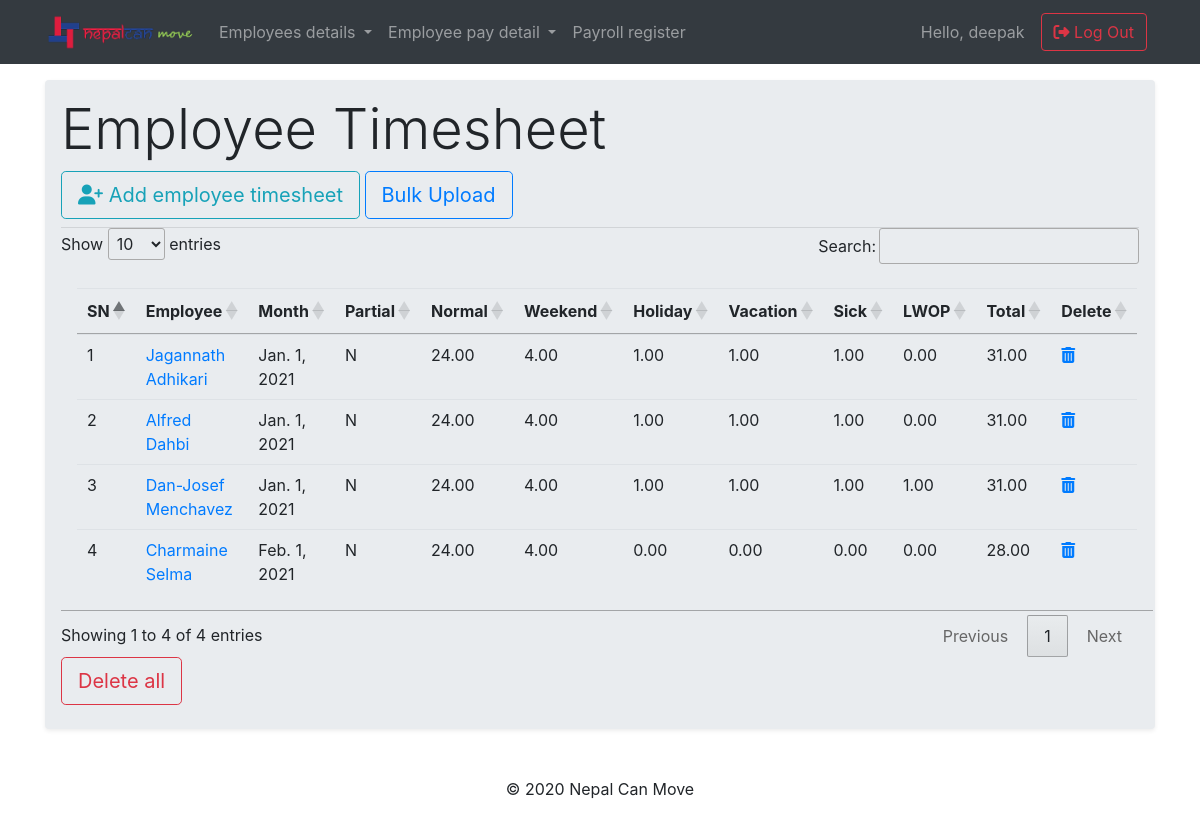
/payroll/timesheet_list/ (signed in), run on the app's committed database.
### payroll/models.py (models this page shows, shortened)
class Timesheet(models.Model):
    employee               =   models.ForeignKey(Employee, related_name='employee_timesheet', on_delete=models.CASCADE, blank=True,null=True)
    month                  =   models.DateField()
    partial_choice         =   (('N', 'N'),('Y', 'Y'))
    partial                =   models.CharField(max_length=60, default=partial_choice[0][0], choices=partial_choice,)
    normal                 =   models.DecimalField(max_digits=12, decimal_places=2,)
    weekend                =   models.DecimalField(max_digits=12, decimal_places=2,)
    holiday                =   models.DecimalField(max_digits=12, decimal_places=2,)
    vacation               =   models.DecimalField(max_digits=12, decimal_places=2,)
    sick                   =   models.DecimalField(max_digits=12, decimal_places=2,)
    lwop                   =   models.DecimalField(max_digits=12, decimal_places=2,)
    total                  =   models.DecimalField(max_digits=12, decimal_places=2,)

class Employee(models.Model):
    employee_id         = models.CharField(primary_key=True, max_length=60, unique=True)
    first_name          = models.CharField(max_length=60, blank=True,null=True)
    middle_name         = models.CharField(max_length=60, blank=True,null=True)
    last_name           = models.CharField(max_length=60, blank=True,null=True)
    GENDER_CHOICES      = (('Male', 'Male'),('Female', 'Female'),('Other', 'Other'),)
    gender              = models.CharField(max_length=10, choices=GENDER_CHOICES)
    DOB                 = models.DateField(null=True, blank=True)
    religion            = models.CharField(max_length=20, null=True, blank=True)
    citizenship         = models.CharField(max_length=20, null=True, blank=True)
    country_birth       = models.CharField(max_length=20, null=True, blank=True)
    email               = models.EmailField(max_length=70, blank=True,null=True)
    phone               = models.IntegerField(null=True, blank=True,default=0)
    uae_address         = models.CharField(max_length=90, null=True, blank=True)
    home_country_phone  = models.CharField(max_length=90, null=True, blank=True)
    home_country_address= models.CharField(max_length=90, null=True, blank=True)
    department          = models.ForeignKey(Department, related_name='dept_name', on_delete=models.CASCADE,null=True,blank=True)
    designation         = models.CharField(max_length=40, null=True, blank=True)
    department_head     = models.BooleanField(default=False)
    joining_date        = models.DateField(null=True, blank=True)
    img                 = models.ImageField(upload_to='pics',null=True,blank=True, default='/static/images/default-user.jpg')
    employee_status_choice     = (('Active', 'Active'),('Inactive', 'Inactive'))
    employee_status            = models.CharField(max_length=10, default=['Active'], choices=employee_status_choice)
    def __str__ (self):
        return str(self.first_name)+' '+ str(self.last_name)

### payroll/views.py (the view)
class EmployeeTimesheet(ListView):
    template_name = 'payroll/timesheet_list.html'
    context_object_name = 'timesheet_list'
    model = models.Timesheet
    def get_context_data(self, *args, **kwargs):
        context = super(EmployeeTimesheet,self).get_context_data(*args,**kwargs)
        return context

### payroll/templates/payroll/timesheet_list.html (shortened to what this page needs)
{% extends "base.html" %}
{% load static %}
{% block content %}
  <div class="jumbotron shadow-sm p-3 mb-5 rounded mt-3">
    <h2 class="display-4">Employee Timesheet</h2>
    <a class="btn btn-outline-info btn-lg mb-2" href="{% url 'payroll:timesheet_create' %}" ><i class="fas fa-user-plus"> </i> Add employee timesheet</a>
    <a class="btn btn-outline-primary btn-lg mb-2" href="{% url 'payroll:timesheet_upload' %}">Bulk Upload</a>
    <hr>
    <table class="table table-hover h-100 p-3" id="table_id" class="dispaly">
      <thead>
        <tr>
          <th scope="col">SN</th>
          <th>Employee</th>
          <th scope="col"> Month</th>
          <th scope="col">Partial</th>
          <th scope="col">Normal</th>
          <th scope="col"> Weekend</th>
          <th scope="col">Holiday</th>
          <th scope="col">Vacation</th>
          <th scope="col"> Sick</th>
          <th scope="col">LWOP</th>
          <th scope="col">Total</th>
          <th>Delete</th>
        </tr>
      </thead>
      <tbody>
        {% for timesheet in timesheet_list %}
        <tr>
          <td scope="row">{{ forloop.counter }}</td>
          <td> <a href="{% url 'payroll:timesheet_update' pk=timesheet.pk %}"> {{timesheet.employee}} </a> </td>
          <td> {{timesheet.month }} </td>
          <td> {{timesheet.partial }}</td>
          <td> {{timesheet.normal}}</td>
          <td> {{timesheet.weekend}}</td>
          <td> {{timesheet.holiday }} </td>
          <td> {{timesheet.vacation }}</td>
          <td> {{timesheet.sick}}</td>
          <td> {{timesheet.lwop }}</td>
          <td> {{timesheet.total}}</td>
          <td> <a href="{% url 'payroll:timesheet_delete' pk=timesheet.pk %}"> <i class="fas fa-trash-alt"></i> </a> </td>
        </tr>
        {% endfor %}
        </tbody>
      </table>
      <button type="button" class="btn btn-outline-danger btn-lg mb-2" data-toggle="modal" data-target="#myModal">
        Delete all
      </button>
  </div>
{% endblock %}

### templates/base.html (shortened to what this page needs)
<!doctype html>
{% load static %}
<html lang="en">
<head>
  <link rel="stylesheet" href="https://stackpath.bootstrapcdn.com/bootstrap/4.4.1/css/bootstrap.min.css">
  <link rel="stylesheet" type="text/css" href="https://cdn.datatables.net/1.10.20/css/jquery.dataTables.css">
  <link rel="stylesheet" href="{% static 'css/stylesheet.css'%}">
</head>
<body>
  {% if user.is_superuser %}
  <nav class="navbar navbar-expand-lg navbar-dark bg-dark static-top">
    <div class="container">
      <a class="navbar-brand" href="#">
        <img src="{% static 'images/NCMLogo.png' %}" alt="ncm-logo" width='150px'>
      </a>
      <div class="collapse navbar-collapse" id="navbarResponsive">
        <ul class="navbar-nav mr-auto">
          <li class="nav-item dropdown">
            <a class="nav-link dropdown-toggle" href="{% url 'payroll:employee_list' %}" id="navbarDropdown" role="button" data-toggle="dropdown" aria-haspopup="true" aria-expanded="false">
              Employees details
            </a>
          </li>
          <li class="nav-item dropdown">
            <a class="nav-link dropdown-toggle" href="#" id="navbarDropdown" role="button" data-toggle="dropdown" aria-haspopup="true" aria-expanded="false">
              Employee pay detail
            </a>
          </li>
          <li class="nav-item">
            <a class="nav-link" href="{% url 'payroll:payroll_register' %}">Payroll register</a>
          </li>
        </ul>
        <span class="navbar-text mr-3">
          Hello, {{user.username }}
        </span>
        <form class="form-inline my-2 my-lg-0">
          <a href="{% url 'accounts:logout' %}" class="btn btn-outline-danger mr-2 "><i class="fas fa-sign-out-alt"></i> Log Out</a>
        </form>
      </div>
    </div>
  </nav>
  {% endif %}
  <div class="container mycontent">
    {% block content %}
    {% endblock %}
  </div>
  <footer class="page-footer">
    <div class="container">
      <p class="text-center">© 2020 Nepal Can Move </p>
    </div>
  </footer>
</body>
</html>

### static/css/stylesheet.css (style rules this page uses)
hr { margin: 0px; }

### data on the page
Timesheet: employee "Jagannath Adhikari", month "Jan. 1, 2021", partial "N", normal "24.00", weekend "4.00", holiday "1.00", vacation "1.00", sick "1.00", lwop "0.00", total "31.00"
Timesheet: employee "Alfred Dahbi", month "Jan. 1, 2021", partial "N", normal "24.00", weekend "4.00", holiday "1.00", vacation "1.00", sick "1.00", lwop "0.00", total "31.00"
Timesheet: employee "Dan-Josef Menchavez", month "Jan. 1, 2021", partial "N", normal "24.00", weekend "4.00", holiday "1.00", vacation "1.00", sick "1.00", lwop "1.00", total "31.00"
Timesheet: employee "Charmaine Selma", month "Feb. 1, 2021", partial "N", normal "24.00", weekend "4.00", holiday "0.00", vacation "0.00", sick "0.00", lwop "0.00", total "28.00"

### other printed values
{{ user.username }} "deepak"
